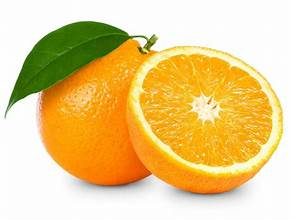
#> input picture orange.png, 293 x 220 px
$ python Week_9.py
#> lines starting #> are read from the running program, lines starting #| are printed output that depends on the picture; after the words box and inside, x2 and y2 are one past the last pixel; in counts of white or black regions, pixels touching at a corner belong together

#**************************************************shift on grayscale image****************************************************
import cv2
import numpy as np
import matplotlib.pyplot as plt
image = cv2.imread(r'orange.png', cv2.IMREAD_GRAYSCALE)
#> image: shape (220, 293); min 33, max 255, mean 205.5

f = np.fft.fft2(image)
f_magnitude = np.log(np.abs(f) + 1)
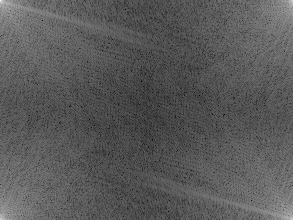
#> f_magnitude: shape (220, 293) float64; min 2.06, max 16.4, mean 7.11; drawn with min black and max white

fshift = np.fft.fftshift(f)
fshift_magnitude = np.log(np.abs(fshift) + 1)
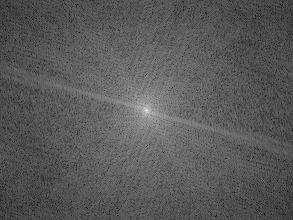
#> fshift_magnitude: shape (220, 293) float64; min 2.06, max 16.4, mean 7.11; drawn with min black and max white

plt.subplot(1,3,1)
plt.imshow(image, cmap='gray')
plt.subplot(1,3,2)
plt.imshow(f_magnitude, cmap='gray')
plt.subplot(1,3,3)
plt.imshow(fshift_magnitude, cmap='gray')
plt.tight_layout()
plt.show()

#******************************************************HPF************************************************
import cv2
import numpy as np
import matplotlib.pyplot as plt

img = cv2.imread(r"orange.png", cv2.IMREAD_GRAYSCALE)
M, N = img.shape
#> M = 220; N = 293
F = np.fft.fft2(img)
F_shifted = np.fft.fftshift(F)
D0 = 20
H_ilpf = np.zeros((M, N), dtype=np.float32)

for u in range(M):
    for v in range(N):
        D = np.sqrt((u - M / 2) ** 2 + (v - N / 2) ** 2)
        if D > D0:
            H_ilpf[u, v] = 1

        else:
            H_ilpf[u, v] = 0
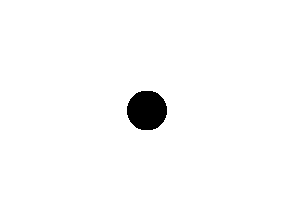
#> H_ilpf: shape (220, 293) float32; values 0 (black) and 1 (white), 98.1% white; 1 black region, box (x1, y1, x2, y2) and area: (127, 91, 167, 130) 1252
F_filtered = F_shifted * H_ilpf
F_ishift = np.fft.ifftshift(F_filtered)
img_back = np.fft.ifft2(F_ishift)
img_back = np.abs(img_back)
plt.subplot(1, 3, 1)
plt.imshow(img, cmap='gray')
plt.subplot(1, 3, 2)
plt.imshow(H_ilpf, cmap='gray')
plt.subplot(1, 3, 3)
plt.imshow(img_back, cmap='gray')
plt.tight_layout()
plt.show()

#***************************************************LPF***************************************************
import cv2
import numpy as np
import matplotlib.pyplot as plt

img = cv2.imread(r"orange.png", cv2.IMREAD_GRAYSCALE)
M, N = img.shape
F = np.fft.fft2(img)
F_shifted = np.fft.fftshift(F)
D0 = 20
H_ilpf = np.zeros((M, N), dtype=np.float32)
for u in range(M):
    for v in range(N):
        D = np.sqrt((u - M / 2) ** 2 + (v - N / 2) ** 2)
        if D <= D0:
            H_ilpf[u, v] = 1

        else:
            H_ilpf[u, v] = 0
F_filtered = F_shifted * H_ilpf
F_ishift = np.fft.ifftshift(F_filtered)
img_back = np.fft.ifft2(F_ishift)
img_back = np.abs(img_back)
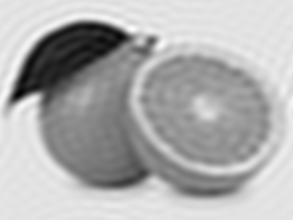
#> img_back: shape (220, 293) float64; min 44.04, max 278.9, mean 205.5; drawn with min black and max white
plt.subplot(1, 3, 1)
plt.imshow(img, cmap='gray')
plt.subplot(1, 3, 2)
plt.imshow(H_ilpf, cmap='gray')
plt.subplot(1, 3, 3)
plt.imshow(img_back, cmap='gray')
plt.tight_layout()
plt.show()

#************************************************Gaussian High-Pass Filter (GHPF)******************************************************
import cv2
import numpy as np
import matplotlib.pyplot as plt
img = cv2.imread(r"orange.jpeg", cv2.IMREAD_GRAYSCALE)
M, N = img.shape
F = np.fft.fft2(img)
F_shifted = np.fft.fftshift(F)
D0 = 20
H_ghpf = np.zeros((M, N), dtype=np.float32)
for u in range(M):
    for v in range(N):
        D = np.sqrt((u - M/2)**2 + (v - N/2)**2)
        H_ghpf[u, v] = 1 - np.exp(-(D*2) / (2 * (D0*2)))
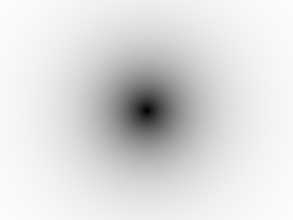
#> H_ghpf: shape (220, 293) float32; min 0.0124, max 0.99, mean 0.866
F_filtered = F_shifted * H_ghpf
F_ishift = np.fft.ifftshift(F_filtered)
img_back = np.fft.ifft2(F_ishift)
img_back = np.abs(img_back)
plt.subplot(1, 3, 1)
plt.imshow(img, cmap='gray')
plt.subplot(1, 3, 2)
plt.imshow(H_ghpf, cmap='gray')
plt.subplot(1, 3, 3)
plt.imshow(img_back, cmap='gray')
plt.tight_layout()
plt.show()
#*************************************************Gaussian Low-Pass Filter (GLPF)،*****************************************************
import cv2
import numpy as np
import matplotlib.pyplot as plt

img = cv2.imread(r"orange.jpeg", cv2.IMREAD_GRAYSCALE)
M, N = img.shape

F = np.fft.fft2(img)
F_shifted = np.fft.fftshift(F)

D0 = 20
H_glpf = np.zeros((M, N), dtype=np.float32)

for u in range(M):
    for v in range(N):
        D = np.sqrt((u - M/2)**2 + (v - N/2)**2)
        H_glpf[u, v] = np.exp(-(D*2) / (2 * (D0*2)))
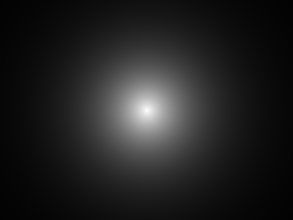
#> H_glpf: shape (220, 293) float32; min 0.0103, max 0.988, mean 0.134

F_filtered = F_shifted * H_glpf

F_ishift = np.fft.ifftshift(F_filtered)
img_back = np.fft.ifft2(F_ishift)
img_back = np.abs(img_back)
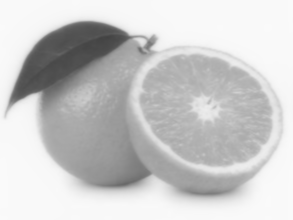
#> img_back: shape (220, 293) float64; min 66.92, max 250.4, mean 203
plt.subplot(1, 3, 1)
plt.imshow(img, cmap='gray')
plt.subplot(1, 3, 2)
plt.imshow(H_glpf, cmap='gray')
plt.subplot(1, 3, 3)
plt.imshow(img_back, cmap='gray')
plt.tight_layout()
plt.show()
#******************************************************************************************************

$ run again, with Kewy.png copied over orange.png
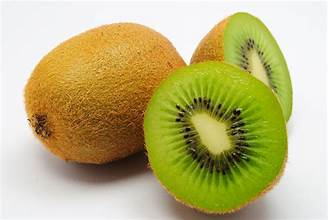
#> input picture Kewy.png, 328 x 220 px
#> `fshift_magnitude = np.log(np.abs(fshift) + 1)`:
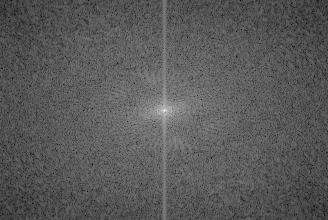
#> fshift_magnitude: shape (220, 328) float64; min 2.61, max 16.36, mean 7.45; drawn with min black and max white
#> `img_back = np.abs(img_back)`:
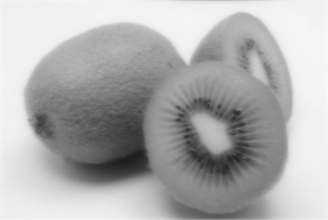
#> img_back: shape (220, 328) float64; min 30.32, max 247.7, mean 176.1
